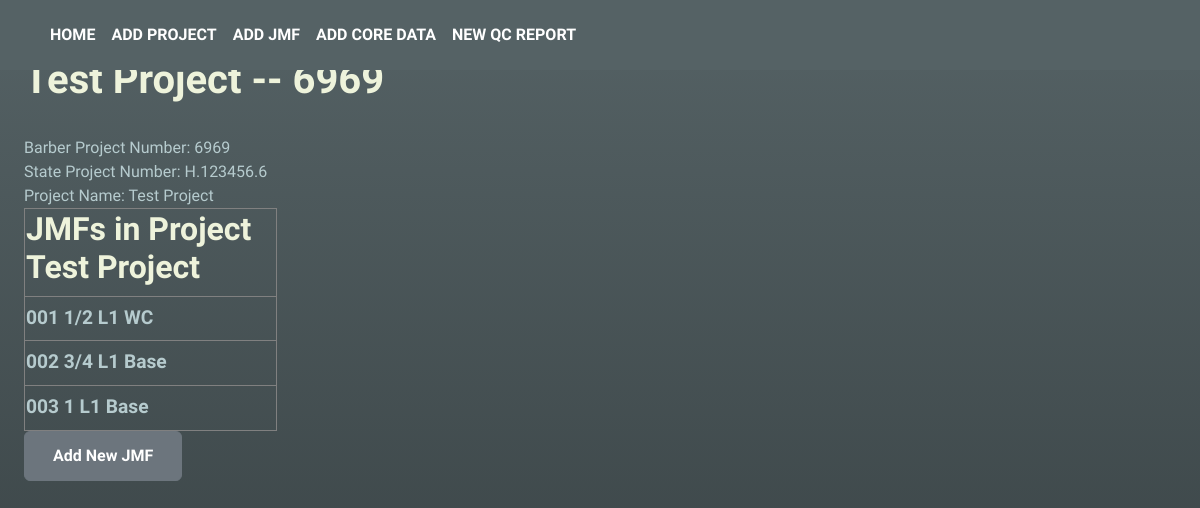
Screenshot of /show_projects/1 with the database file from the repository.
### reports/models.py (models this page shows)
class Project(models.Model):
    barber_number = models.CharField(max_length=10)
    state_number = models.CharField(max_length=15)
    project_name = models.CharField(max_length=50)
    jmfs = models.ManyToManyField(JMF, blank=True)
    def __str__(self):
        return self.project_name + ' -- ' + self.barber_number

class JMF(models.Model):
    mix_type = models.CharField(max_length= 50, choices = [
        ('L1 WC', 'Level 1 Wearing Course'),
        ('L1 BC', 'Level 1 Binder Course'),
        ('L1 Base', 'Level 1 Base Course'),
        ('L2 WC', 'Level 2 Wearing Course'),
        ('L2 BC', 'Level 2 Binder Course'),
        ('L2F WC', 'Level 2F Wearing Course'),
        ('SMA', 'Stone Matrix Asphalt'),
        ('Dense', 'Dense Graded Asphalt'),
        ('OGFC', 'Open-Graded Friction Course'),
    ], default='L1 WC')
    mix_size = models.CharField(max_length=50, choices= [
        ('3/8', '3/8 inch mixture'),
        ('1/2', '1/2 inch mixture'),
        ('3/4', '3/4 inch mixture'),
        ('1', '1 inch mixture'),
    ], default='1/2')
    jmf_number = models.CharField(max_length=20)
    gmm = models.CharField(max_length= 10)
    gauge_density = models.CharField(max_length=10)
    project_name = models.ManyToManyField('Project', blank=True)
    pdf = models.FileField(upload_to='uploads/', blank=True)
    def __str__(self):
        return self.jmf_number + ' ' + self.mix_size + ' ' + self.mix_type

### reports/views.py (the view)
# urls.py: path('show_projects/<project_id>',views.show_projects, name='show-projects'),
def show_projects(request, project_id):
    all_jmfs = JMF.objects.all
    project = Project.objects.get(pk=project_id)
    jmf_list = project.jmfs.all
    return render(request, 'reports/show_projects.html', {'project': project, 'jmf_list':jmf_list, 'all_jmfs': all_jmfs})

### reports/templates/reports/show_projects.html
{% extends 'reports/base.html' %}
{% load crispy_forms_tags %}
{% block content %}
    <div class="container-fluid">
        <div class="summary-text">
        <h1>Project</h1>
            <h1>{{ project }}</h1><br/>
            Barber Project Number: {{ project.barber_number }}<br/>
            State Project Number: {{ project.state_number }}<br/>
            Project Name: {{ project.project_name }}
        </div>
        <table class='table-bordered col-lg-4'>
            <thead>
                <tr>
                    <th class="table-title"><h2>JMFs in Project {{ project.project_name }}</h2></th>
                </tr>
            </thead>
            <tbody>
                {% for jmf in jmf_list  %}
                    <tr>
                        <td>
                            <h3><a class="table-body site-links" href="{% url 'show-jmfs' jmf.id %}">
                                {{ jmf }} </a></h3>
                        </td>
                    </tr>
                {% endfor %}
            </tbody>
        </table>
        <a class="btn btn-secondary" href="{% url 'update-projects' project.id %}" role="button">Add New JMF</a>
    </div>
{% endblock content %}

### reports/static/reports/assets/css/style.css (style rules this page uses)
:root { --color-body: #b6cbce; --color-heading: #eef3db; --color-base: #556265; --color-base2: #343d3f; --color-brand: #e0f780; --color-brand2: #deff58; --sidbar-width: 240px; --font-base: "Bai Jamjuree"; }
body { min-height: 100vh; background: linear-gradient(var(--color-base), var(--color-base2)), url(../images/paul-fiedler.jpg); background-size: cover; background-position: center; color: var(--color-body); font-family: var(--font-base), sans-serif; }
h1,h2,h3,h4,h5,h6 { color: var(--color-heading); font-weight: 700; }
a { text-decoration: none; color: var(--color-body); transition: all 0.4s ease; }
.btn { padding: 12px 28px; font-weight: 700; color: --var(--color-base); }
.site-links { font-size: 1.2rem; }

### rows the page displays
Project: project_name+barber_number "Test Project -- 6969", barber_number "6969", state_number "H.123456.6", project_name "Test Project"
JMF: jmf_number+mix_size+mix_type "001 1/2 L1 WC"
JMF: jmf_number+mix_size+mix_type "002 3/4 L1 Base"
JMF: jmf_number+mix_size+mix_type "003 1 L1 Base"
